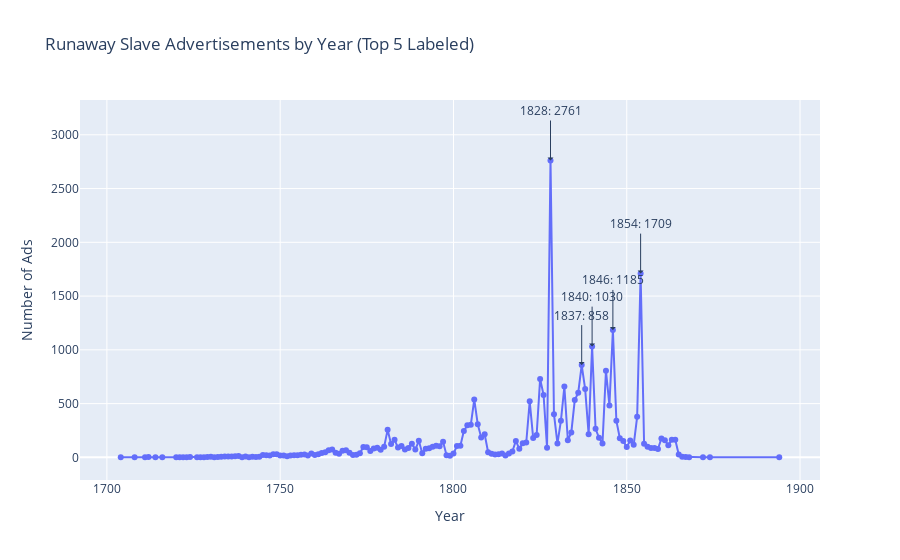

The code cell stored with this chart in its notebook:
### Code cell
df_year_valid = df_s[df_s['publication_year'].apply(lambda x: str(x).isdigit())].copy()
df_year_valid['publication_year'] = df_year_valid['publication_year'].astype(int)

# 按年份统计数量
year_counts = df_year_valid['publication_year'].value_counts().sort_index().reset_index()
year_counts.columns = ['Year', 'Number of Runaway Ads']

# Top 5 年份
top_years = year_counts.sort_values('Number of Runaway Ads', ascending=False).head(5)

# 折线图
fig = px.line(
    year_counts,
    x='Year',
    y='Number of Runaway Ads',
    title='Runaway Slave Advertisements by Year (Top 5 Labeled)',
    markers=True
)

# 添加 Top 5 注释（数量 + 年份）
for _, row in top_years.iterrows():
    fig.add_annotation(
        x=row['Year'],
        y=row['Number of Runaway Ads'],
        text=f"{row['Year']}: {row['Number of Runaway Ads']}",
        showarrow=True,
        arrowhead=1,
        ax=0,
        ay=-50
    )

fig.update_layout(xaxis_title='Year', yaxis_title='Number of Ads')
fig.show()

### Figure 1 — Plotly figure (JSON) as saved in the notebook; plotly's stock layout.template omitted (floating-point values rounded to 4 significant figures; data arrays with more than 128 entries replaced by an {"elided": "..."} marker saying what was removed)
{"data": [{"hovertemplate": "Year=%{x}<br>Number of Runaway Ads=%{y}<extra></extra>", "legendgroup": "", "line": {"color": "#636efa", "dash": "solid"}, "marker": {"symbol": "circle"}, "mode": "lines+markers", "name": "", "orientation": "v", "showlegend": false, "type": "scatter", "x": {"elided": "157 int values"}, "xaxis": "x", "y": {"elided": "157 int values"}, "yaxis": "y"}], "layout": {"annotations": [{"arrowhead": 1, "ax": 0, "ay": -50, "showarrow": true, "text": "1828: 2761", "x": 1828, "y": 2761}, {"arrowhead": 1, "ax": 0, "ay": -50, "showarrow": true, "text": "1854: 1709", "x": 1854, "y": 1709}, {"arrowhead": 1, "ax": 0, "ay": -50, "showarrow": true, "text": "1846: 1185", "x": 1846, "y": 1185}, {"arrowhead": 1, "ax": 0, "ay": -50, "showarrow": true, "text": "1840: 1030", "x": 1840, "y": 1030}, {"arrowhead": 1, "ax": 0, "ay": -50, "showarrow": true, "text": "1837: 858", "x": 1837, "y": 858}], "autosize": true, "legend": {"tracegroupgap": 0}, "title": {"text": "Runaway Slave Advertisements by Year (Top 5 Labeled)"}, "xaxis": {"anchor": "y", "autorange": true, "domain": [0, 1], "range": [1692.0, 1906.0], "title": {"text": "Year"}, "type": "linear"}, "yaxis": {"anchor": "x", "autorange": true, "domain": [0, 1], "range": [-325.6, 4285.0], "title": {"text": "Number of Ads"}, "type": "linear"}}}
